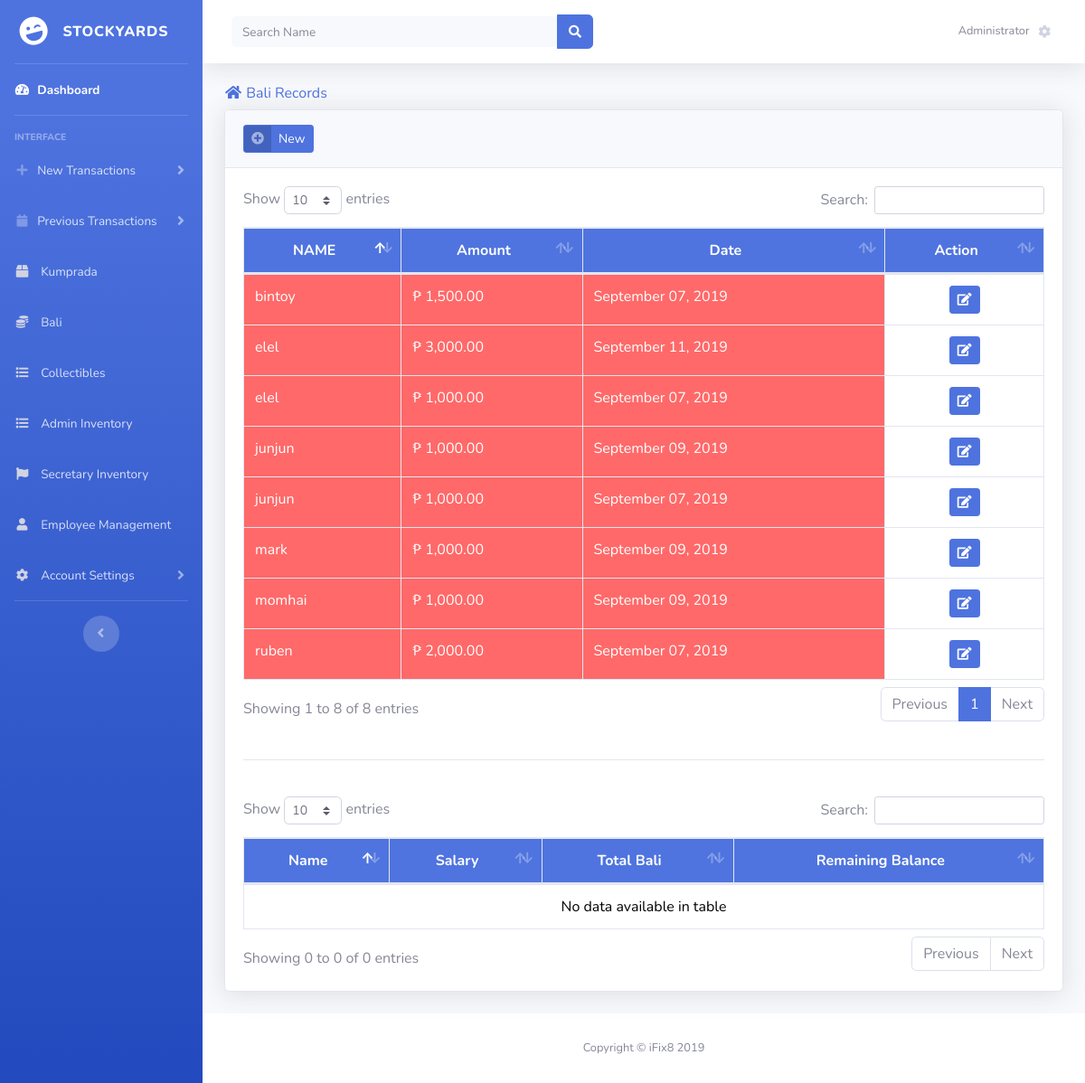
/admin/bali.php, run on the app's committed database.
### tables this page shows
CREATE TABLE `bali` (
  `id` int(11) NOT NULL,
  `name` varchar(50) NOT NULL,
  `amount` int(50) NOT NULL,
  `date` date NOT NULL,
  `is_paid` tinyint(1) NOT NULL
);

### admin/table-bali.php (the view, shortened to what this page needs)
<?php
    $sql = "SELECT * FROM bali ORDER BY id DESC";
    $result = mysqli_query($link, $sql);
    $data = mysqli_fetch_assoc($result);
?>
<?php if (empty($data)): ?>
    No Records Found.
<?php else: ?>
    <div class="table-responsive">
        <table class="table table-bordered dataTable">
            <thead>
                <tr>
                    <th>NAME</th>
                    <th>Amount</th>
                    <th>Date</th>
                    <th>Action</th>
                </tr>
            </thead>
            <tbody>
                <?php foreach ($result as $key => $value): ?>
                    <tr>
                        <td <?php echo ($value['is_paid']==0)?'style=background:#ff000096;color:#ffff':'style=background:#0080008a;color:#ffff'; ?>>
                            <?php echo $value['name']; ?>
                        </td>
                        <td <?php echo ($value['is_paid']==0)?'style=background:#ff000096;color:#ffff':'style=background:#0080008a;color:#ffff'; ?>> <?php echo '&#x20b1; '. number_format($value['amount'],2); ?> </td>
                        <td <?php echo ($value['is_paid']==0)?'style=background:#ff000096;color:#ffff':'style=background:#0080008a;color:#ffff'; ?>> <?php echo date('F d, Y' ,strtotime($value['date'])); ?> </td>
                        <td>
                            <center>
                                <button class="btn btn-primary btn-sm" data-namekey="<?php  echo $value['id']; ?>" data-toggle="modal" data-target="#baliModalEdit">
                                    <span class="icon ">
                                        <i class="fas fa-edit"></i>
                                    </span>
                                </button>
                            </center>
                        </td>
                    </tr>
                <?php endforeach; ?>
            </tbody>
        </table>
    </div>
    <br><hr><br>
    <div class="table-responsive">
        <table class="table text-center table-bordered dataTable">
            <thead>
                <th>Name</th>
                <th>Salary</th>
                <th>Total Bali</th>
                <th>Remaining Balance</th>
            </thead>
            <tbody>
            </tbody>
        </table>
    </div>
<?php endif;?>

### admin/header.php (style rules this page uses)
thead { text-align: center; background-color: #4f74df; color: white; }
tbody { color: black; }

### data on the page
bali: name "bintoy", amount "1,500.00", date "September 07, 2019"
bali: name "elel", amount "3,000.00", date "September 11, 2019"
bali: name "junjun", amount "1,000.00", date "September 09, 2019"
bali: name "momhai", amount "1,000.00", date "September 09, 2019"
bali: name "ruben", amount "2,000.00", date "September 07, 2019"
bali: name "junjun", amount "1,000.00", date "September 07, 2019"
bali: name "mark", amount "1,000.00", date "September 09, 2019"
bali: name "elel", amount "1,000.00", date "September 07, 2019"
